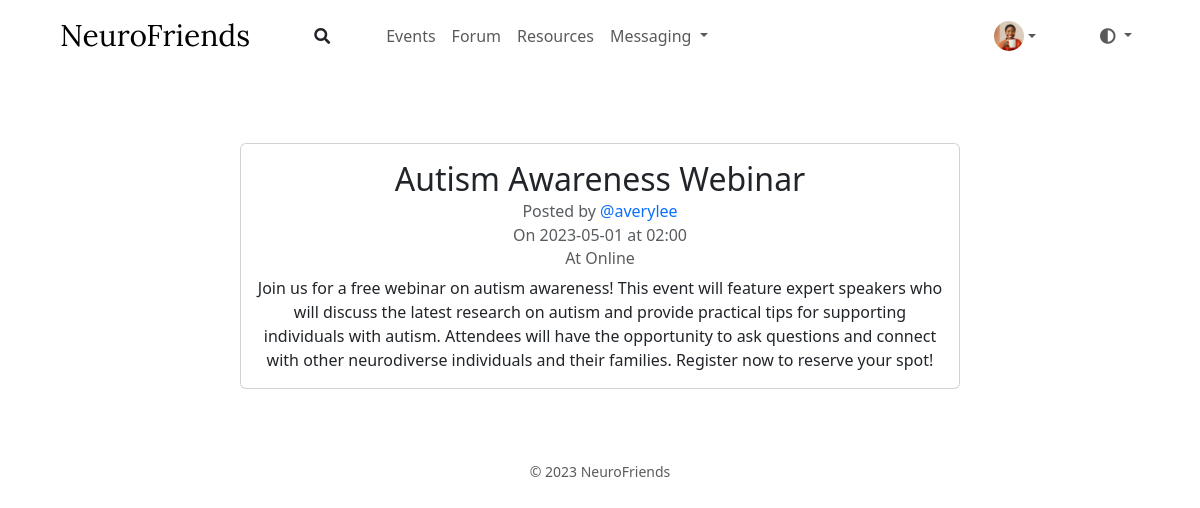
The page /events/19 (signed in) on the database its author committed.
### tables this page shows
CREATE TABLE events (
    id INTEGER PRIMARY KEY AUTOINCREMENT,
    title TEXT NOT NULL,
    date TEXT NOT NULL,
    time TEXT NOT NULL,
    location TEXT NOT NULL,
    description TEXT NOT NULL,
    author INTEGER,
    FOREIGN KEY (author) REFERENCES users (id)
);

CREATE TABLE users (
    id INTEGER PRIMARY KEY AUTOINCREMENT,
    username TEXT NOT NULL UNIQUE,
    hash TEXT NOT NULL
, pronouns text, age integer, bio text, first_name text, last_name text, profile_picture blob);

### app.py (the view)
@app.route('/events/<int:id>', methods=['GET'])
@login_required
def view_event(id):
    event = db.execute('SELECT * FROM events WHERE id = ?', id)[0]
    if not event:
        redirect(events)
    author = db.execute('SELECT * FROM users WHERE id = ?', event['author'])[0]
    current_user = db.execute("SELECT id FROM users WHERE id=?", session["user_id"])[0]["id"]
    is_author = 0
    if author["id"] == current_user:
        is_author = 1
    return render_template('events/view_event.html', event=event, author=author, is_author=is_author)

### app.py (called while the page is built)
@app.after_request
def after_request(response):
    response.headers["Cache-Control"] = "no-cache, no-store, must-revalidate"
    response.headers["Expires"] = 0
    response.headers["Pragma"] = "no-cache"
    return response

@app.context_processor
def inject_profile_pic():
    if 'user_id' in session:
        profile = db.execute("SELECT * FROM users WHERE id=?", session["user_id"])
        if len(profile) > 0 and profile[0]["profile_picture"]:
            return dict(profile_pic=url_for("static", filename="profile_pics/" + profile[0]["profile_picture"]))
    return dict(profile_pic=url_for("static", filename="profile_pics/default.png"))

### helpers.py (called while the page is built)
def login_required(f):
    @wraps(f)
    def decorated_function(*args, **kwargs):
        if session.get("user_id") is None:
            return redirect("/login")
        return f(*args, **kwargs)
    return decorated_function

### templates/events/view_event.html (shortened to what this page needs)
{% extends "layout.html" %}
{% block main %}
    <div class="container my-5">
        <div class="row justify-content-center">
            <div class="col-md-8">
                <div class="card">
                    <div class="card-body">
                        <h2 class="card-title">{{ event.title }}</h2>
                        <h6 class="card-subtitle mb-2 text-muted">Posted by <a href="/user/{{ author.id }}" class="text-decoration-none">{% if is_author == 1 %}You{% else %}@{{ author.username }}{% endif %}</a></h6>
                        <h6 class="card-subtitle mb-2 text-muted">On {{ event.date }} at {{ event.time }}</h6>
                        <h6 class="card-subtitle mb-2 text-muted">At {{ event.location }}</h6>
                        <p class="card-text">{{ event.description }}</p>
                    </div>
                </div>
            </div>
        </div>
    </div>
{% endblock %}

### rows shown on the page
events: title "Autism Awareness Webinar", date "2023-05-01", time "02:00", location "Online", description "Join us for a free webinar on autism awareness! This event will feature expert speakers who will discuss the latest research on autism and provide practical tips for supporting individuals with autism. Attendees will have the opportunity to ask questions and connect with other neurodiverse individuals and their families. Register now to reserve your spot!"
users: username "averylee"
